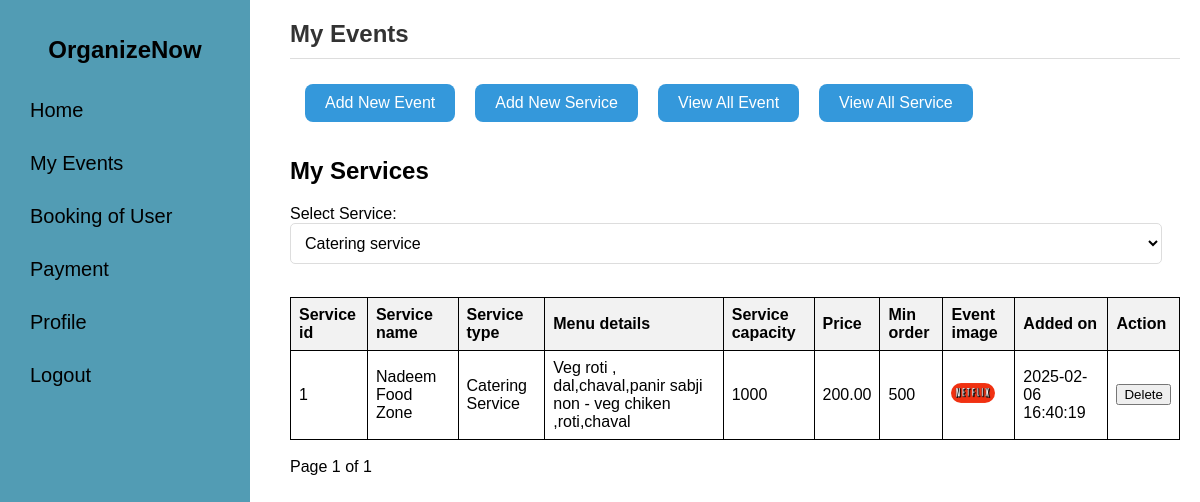
Screenshot of /Merchant/1view_all_service.php (signed in) with the database file from the repository.
### tables this page shows
CREATE TABLE `catering_service` (
  `service_id` int(11) NOT NULL,
  `service_name` varchar(100) NOT NULL,
  `service_type` varchar(100) NOT NULL,
  `menu_details` text NOT NULL,
  `service_capacity` int(11) NOT NULL,
  `price` decimal(10,2) NOT NULL,
  `min_order` int(11) NOT NULL,
  `event_image` varchar(255) NOT NULL,
  `added_on` timestamp NOT NULL DEFAULT current_timestamp(),
  `merchant_id` int(11) NOT NULL
);

### Merchant/1view_all_service.php (the view, shortened to what this page needs)
<?php
include 'myevent.php';
include "connection.php";
$merchant_id = $_SESSION['merchant_id'];
$serviceType = isset($_GET['service']) ? $_GET['service'] : 'catering_service';
$services = [
    'catering_service' => ['service_id','service_name','service_type','menu_details','service_capacity', 'price', 'min_order', 'event_image', 'added_on'],
    'decoration_service' => ['service_id','service_name', 'service_types','service_category', 'description', 'custom_decoration', 'price', 'event_image', 'added_on'],
    'entertainment_service' => ['service_id','service_name', 'service_type','service_category', 'performance_duration', 'price', 'event_image', 'added_on'],
    'photography_service' => ['service_id','service_name', 'service_type','service_category', 'videography', 'package_desc', 'coverage_duration', 'num_photographers', 'editing', 'price', 'event_image', 'added_on'],
    'venue_booking' => ['service_id','service_name','service_type','service_category','capacity', 'address', 'city', 'pincode', 'price', 'event_image', 'added_on']
];
$limit = 10;
$page = isset($_GET['page']) ? (int)$_GET['page'] : 1;
$start = ($page - 1) * $limit;
$totalQuery = $conn->query("SELECT COUNT(*) as total FROM $serviceType WHERE merchant_id = $merchant_id");
$totalRecords = $totalQuery->fetch_assoc()['total'];
$totalPages = ceil($totalRecords / $limit);
$fields = implode(", ", $services[$serviceType]);
$query = "SELECT $fields FROM $serviceType WHERE merchant_id = $merchant_id LIMIT $start, $limit";
$result = $conn->query($query);
?>
<!DOCTYPE html>
<html>
<head>
</head>
<body>
    <h2>My Services</h2>
    <form method="GET">
        <label for="service">Select Service:</label>
        <select name="service" id="service" onchange="this.form.submit()">
            <?php foreach ($services as $key => $value) { ?>
                <option value="<?php echo $key; ?>" <?php echo ($serviceType == $key) ? 'selected' : ''; ?>>
                    <?php echo ucfirst(str_replace('_', ' ', $key)); ?>
                </option>
            <?php } ?>
        </select>
    </form>
    <br>
    <table>
        <tr>
            <?php foreach ($services[$serviceType] as $field) { ?>
                <th><?php echo ucfirst(str_replace('_', ' ', $field)); ?></th>
            <?php } ?>
            <th>Action</th>
        </tr>
        <?php while ($row = $result->fetch_assoc()) { ?>
            <tr>
                <?php foreach ($services[$serviceType] as $field) { ?>
                    <td>
                        <?php echo ($field == 'event_image') ? '<img src="' . $row[$field] . '" width="100">' : $row[$field]; ?>
                    </td>
                <?php } ?>
                <td>
                    <button onclick="confirmDelete('<?php echo $serviceType; ?>', <?php echo $row['service_id']; ?>)">Delete</button>
                </td>
            </tr>
        <?php } ?>
    </table>
    <br>
    <div>
        Page <?php echo $page; ?> of <?php echo $totalPages; ?>
    </div>
</body>
</html>

### Merchant/sidebarmerchant.css (style rules this page uses)
body,html { margin: 0; padding: 0; font-family: 'Poppins', sans-serif; }
.form-container input,textarea,select { width: 98%; padding: 10px; margin-bottom: 15px; border: 1px solid #ddd; background-color: white; border-radius: 5px; font-size: 16px; }
img { max-width: 80%; max-height: 65%; border-radius: 10px; }

### Merchant/1view_all_service.php (style rules this page uses)
table { border-collapse: collapse; width: 100%; }
th, td { border: 1px solid black; padding: 8px; text-align: left; }
th { background-color: #f2f2f2; }

### rows the page displays
catering_service: service_id "1", service_name "Nadeem Food Zone", service_type "Catering Service", menu_details "Veg roti , dal,chaval,panir sabji non - veg chiken ,roti,chaval", service_capacity "1000", price "200.00", min_order "500", event_image (picture), added_on "2025-02-06 16:40:19"

### other values shown
str_replace('_', ' ', $field) "Service id"
str_replace('_', ' ', $field) "Service name"
str_replace('_', ' ', $field) "Service type"
str_replace('_', ' ', $field) "Menu details"
str_replace('_', ' ', $field) "Service capacity"
str_replace('_', ' ', $field) "Price"
str_replace('_', ' ', $field) "Min order"
str_replace('_', ' ', $field) "Event image"
str_replace('_', ' ', $field) "Added on"
$page "1"
$totalPages "1"
form field service "Catering service"
